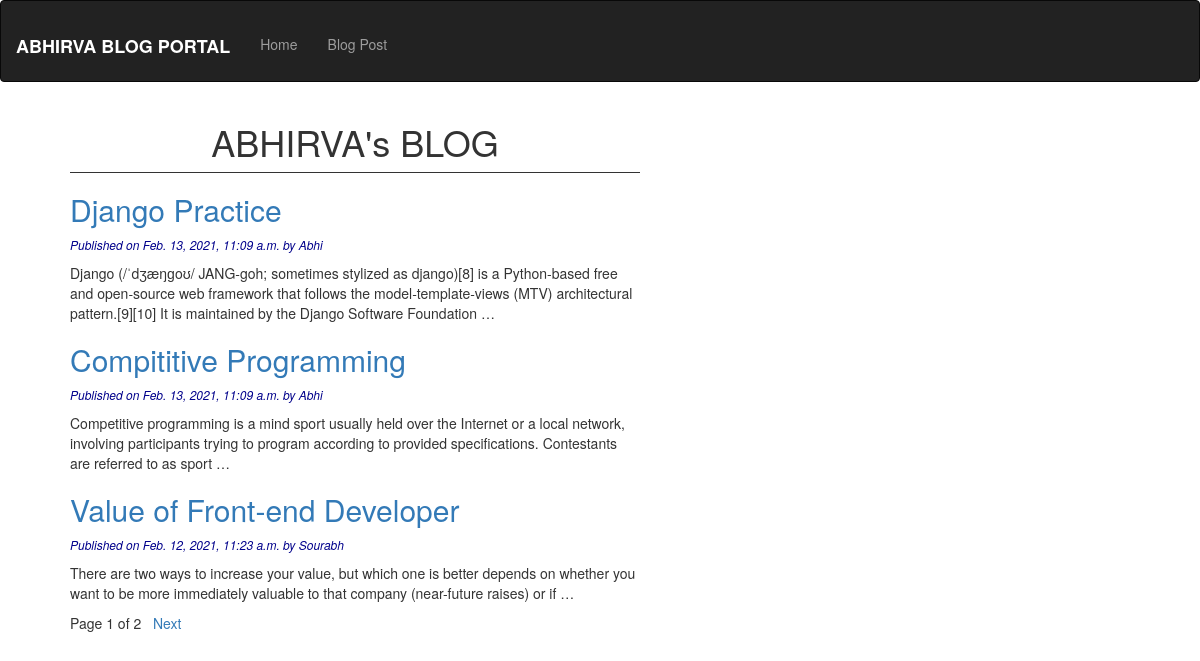
The page / on the database its author committed.
### blogApp/models.py (models this page shows, shortened)
class Post(models.Model):
    STATUS_CHOICES = (('draft','Draft'),('published','Published'))
    title = models.CharField(max_length=256)
    slug_field = models.SlugField(max_length=256,unique_for_date='publish')
    author = models.ForeignKey(User, related_name='blog_posts',on_delete=models.CASCADE)
    body = models.TextField()
    publish = models.DateTimeField(default=timezone.now)
    created = models.DateTimeField(auto_now_add=True)
    updated = models.DateTimeField(auto_now=True)
    status = models.CharField(max_length=10,choices=STATUS_CHOICES,default='draft')
    object = CustomManager()
    class Meta:
        ordering=('-publish',)
    def get_absolute_url(self):
        return reverse('post_detail',args=[self.publish.year,
                                           self.publish.month,
                                           self.publish.day,
                                           self.slug_field])

### blogApp/views.py (the view)
# urls.py: path('', PostListView.as_view(), name='post_list'),
class PostListView(ListView):
    model = Post
    paginate_by = 3
    template_name = 'post_list.html'

### blogApp/models.py (called while the page is built)
    def get_queryset(self):
        return super().get_queryset().filter(status='published')

### templates/post_list.html (shortened to what this page needs)
<!DOCTYPE html>
{% extends 'base.html' %}
    {% block content %}
        <h1>ABHIRVA's BLOG</h1>
        {% for post in post_list %}
            <a href="{{ post.get_absolute_url }}"><h2>{{ post.title }}</h2></a>
            <p id="date">Published on {{ post.publish }} by {{ post.author|title }}</p>
            {{ post.body|truncatewords:30|linebreaks }}
        {% endfor %}
        {% include 'pagination.html' with page=page_obj %}
    {% endblock %}

### static/css/style.css (style rules this page uses)
h1 { text-align: center; border-bottom: 1px solid; padding-bottom: 10px; }
body { background-color: white; }
#date { font-size: 12px; font-style: italic; color: darkblue; }

### rows shown on the page
Post: title "Django Practice", publish "Feb. 13, 2021, 11:09 a.m.", author "Abhi", body "Django (/ˈdʒæŋɡoʊ/ JANG-goh; sometimes stylized as django)[8] is a Python-based free and open-source web framework that follows the model-template-views (MTV) architectural pattern.[9][10] It is maintained by the Django Software Foundation …"
Post: title "Compititive Programming", publish "Feb. 13, 2021, 11:09 a.m.", author "Abhi", body "Competitive programming is a mind sport usually held over the Internet or a local network, involving participants trying to program according to provided specifications. Contestants are referred to as sport …"
Post: title "Value of Front-end Developer", publish "Feb. 12, 2021, 11:23 a.m.", author "Sourabh", body "There are two ways to increase your value, but which one is better depends on whether you want to be more immediately valuable to that company (near-future raises) or if …"

### other values the page prints
{{ page.number }} "1"
{{ page.paginator.num_pages }} "2"
